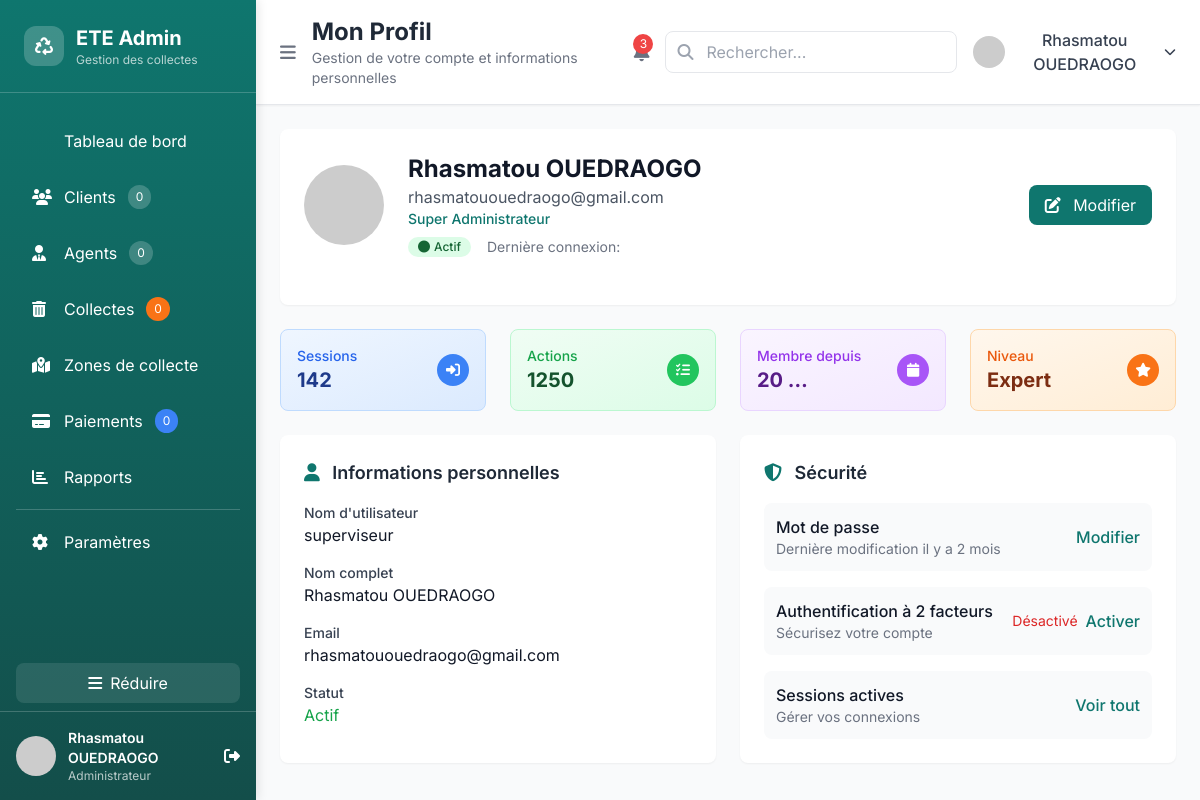
Before: /administration/profile/ (signed in) with the older database file.
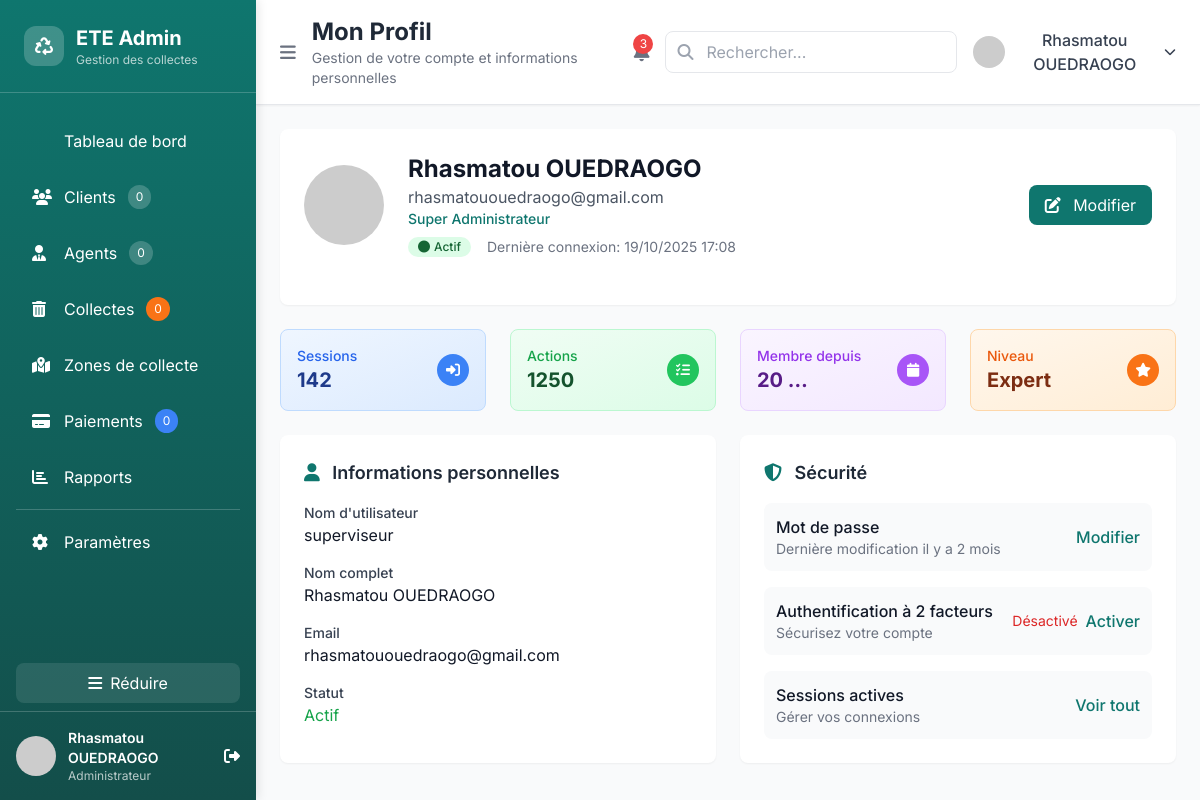
After: the same page with the newer database file.
### accounts/models.py (models this page shows, shortened)
class CustomUser(AbstractUser):
    USER_TYPES = (
        ('admin', 'Administrateur ETE'),
        ('agent_ramassage', 'Agent de ramassage'),
        ('agent_collecte', 'Agent de collecte d\'argent'),
        ('agent_prospection', 'Agent de prospection'),
        ('agent_supervision', 'Agent de supervision'),
        ('client', 'Client'),
        ('visiteur', 'Visiteur'),
    )
    email = models.EmailField(unique=True)
    phone = models.CharField(max_length=20, blank=True)
    user_type = models.CharField(max_length=20, choices=USER_TYPES, default='client')
    is_active = models.BooleanField(default=True)
    avatar = models.ImageField(upload_to='avatars/', blank=True, null=True)
    date_joined = models.DateTimeField(auto_now_add=True)
    updated_at = models.DateTimeField(auto_now=True)
    USERNAME_FIELD = 'email'
    REQUIRED_FIELDS = ['username', 'first_name', 'last_name']

### admin_views.py (the view)
# urls.py: path('profile/', admin_views.admin_profile, name='admin_profile'),
@staff_member_required
def admin_profile(request):
    context = {
        'user_stats': {
            'sessions_count': 142,
            'last_login': request.user.last_login,
            'total_actions': 1250,
            'created_at': request.user.date_joined,
        }
    }
    return render(request, 'admin_custom/profile.html', context)

### templates/admin_custom/profile.html (shortened to what the changed rows need)
{% extends 'admin_custom/base_admin.html' %}
{% load static %}
{% block page_title %}Mon Profil{% endblock %}
{% block content %}
<div class="space-y-6">
  <div class="bg-white rounded-lg shadow-sm p-6">
    <div class="flex items-center space-x-6 mb-6">
      <div class="flex-1">
        <h2 class="text-2xl font-bold text-gray-900">{{ user.get_full_name|default:user.username }}</h2>
        <p class="text-gray-600">{{ user.email }}</p>
        <p class="text-sm text-primary font-medium">
          {% if user.is_superuser %}
            Super Administrateur
          {% elif user.is_staff %}
            Administrateur
          {% else %}
            Utilisateur
          {% endif %}
        </p>
        <div class="flex items-center space-x-4 mt-2">
          <span class="inline-flex items-center px-2.5 py-0.5 rounded-full text-xs font-medium bg-green-100 text-green-800">
            <i class="fas fa-circle text-xs mr-1"></i>
            Actif
          </span>
          <span class="text-sm text-gray-500">Dernière connexion: {{ user.last_login|date:"d/m/Y H:i" }}</span>
        </div>
      </div>
    </div>
  </div>
  <div class="grid grid-cols-1 md:grid-cols-4 gap-6">
    <div class="bg-gradient-to-br from-purple-50 to-purple-100 border border-purple-200 rounded-lg p-4">
      <div class="flex items-center justify-between">
        <div>
          <p class="text-sm font-medium text-purple-600">Membre depuis</p>
          <p class="text-xl font-bold text-purple-900">{{ user_stats.created_at|timesince|truncatewords:1 }}</p>
        </div>
      </div>
    </div>
  </div>
  <div class="grid grid-cols-1 lg:grid-cols-2 gap-6">
    <div class="bg-white rounded-lg shadow-sm p-6">
      <div class="space-y-4">
        <div>
          <label class="block text-sm font-medium text-gray-700">Nom d'utilisateur</label>
          <p class="text-gray-900">{{ user.username }}</p>
        </div>
        <div>
          <label class="block text-sm font-medium text-gray-700">Nom complet</label>
          <p class="text-gray-900">{{ user.get_full_name|default:"Non renseigné" }}</p>
        </div>
        <div>
          <label class="block text-sm font-medium text-gray-700">Email</label>
          <p class="text-gray-900">{{ user.email }}</p>
        </div>
      </div>
    </div>
  </div>
</div>
{% endblock %}

### templates/admin_custom/base_admin.html (shortened to what the changed rows need)
{% load static %}
<!DOCTYPE html>
<html lang="fr">
<head>
  <script src="https://cdn.tailwindcss.com"></script>
  <link rel="stylesheet" href="https://cdnjs.cloudflare.com/ajax/libs/font-awesome/6.4.0/css/all.min.css">
</head>
<body class="bg-gray-50 min-h-screen">
  <div id="sidebar" class="sidebar sidebar-expanded fixed left-0 top-0 h-full bg-gray-900 text-white z-50 flex flex-col" style="background: linear-gradient(180deg, #0f766e 0%, #134e4a 100%);">
    <div class="p-6 border-b border-white/20">
      <div class="flex items-center space-x-3">
        <div id="sidebar-title" class="sidebar-title">
          <h1 class="text-xl font-bold">ETE Admin</h1>
        </div>
      </div>
    </div>
    <div class="p-4 border-t border-white/20">
      <div class="flex items-center space-x-3">
        <div class="sidebar-text flex-1">
          <p class="font-semibold text-sm">{{ user.get_full_name|default:user.username }}</p>
          <p class="text-xs text-white/70">Administrateur</p>
        </div>
      </div>
    </div>
  </div>
  <div id="main-content" class="transition-all duration-300 ml-64 min-h-screen">
    <header class="bg-white shadow-sm border-b border-gray-200 px-6 py-4 flex items-center justify-between">
      <div class="flex items-center space-x-4">
        <div>
          <h1 class="text-2xl font-bold text-gray-800">{% block page_title %}Administration{% endblock %}</h1>
        </div>
      </div>
      <div class="flex items-center space-x-4">
        <div class="relative" id="user-menu">
          <button id="user-menu-button" class="flex items-center space-x-2 text-gray-700 hover:text-primary transition-colors">
            <img src="https://ui-avatars.com/api/?name={{ user.get_full_name|default:user.username }}&background=0f766e&color=ffffff"
                 alt="Avatar" class="w-8 h-8 rounded-full">
            <span class="font-medium">{{ user.get_full_name|default:user.username }}</span>
            <i class="fas fa-chevron-down text-xs transition-transform duration-200" id="user-menu-chevron"></i>
          </button>
        </div>
      </div>
    </header>
    <main class="p-6">
      {% block content %}
      {% endblock %}
    </main>
  </div>
</body>
</html>

Changed rows visible on the page:
changed CustomUser "Rhasmatou OUEDRAOGO": last_login (not shown) → "19/10/2025 17:08"
